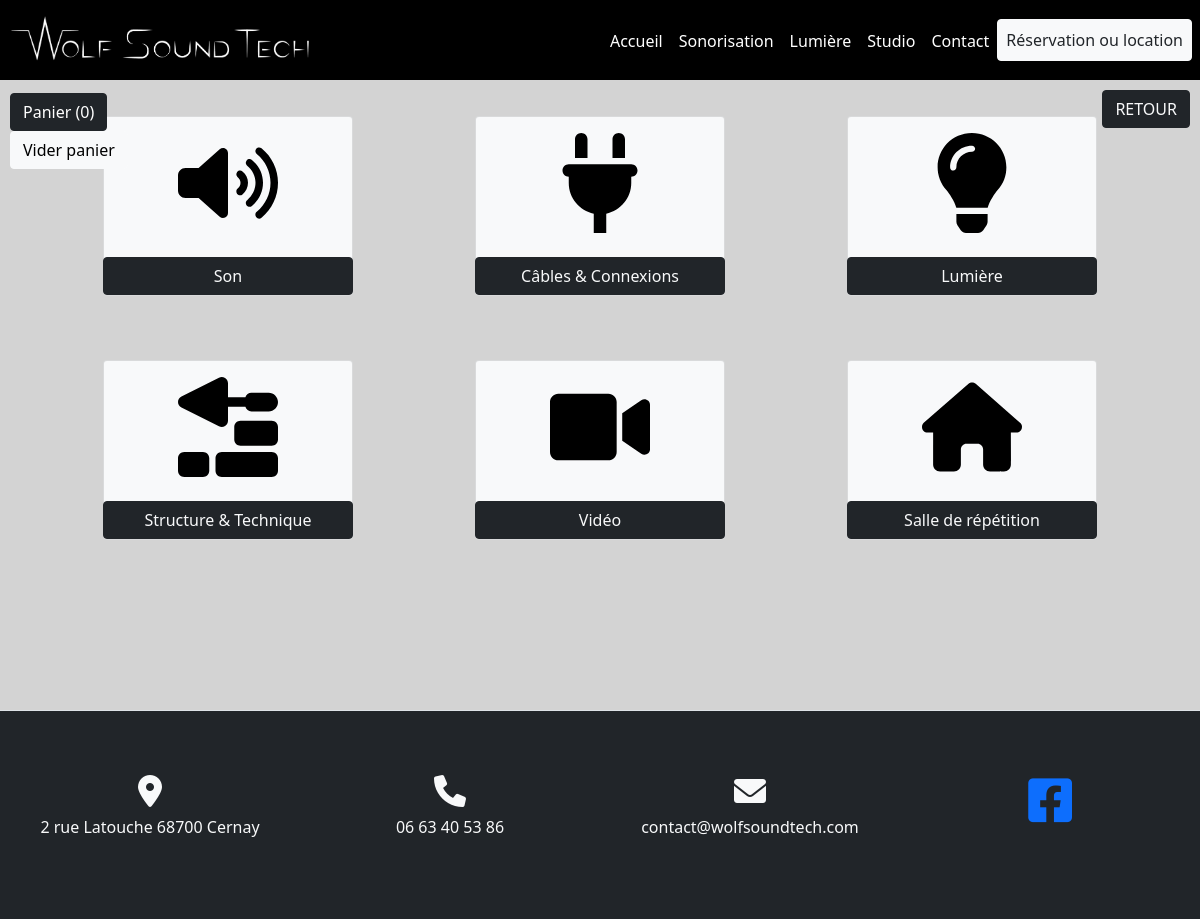
The app's page /index2.php with its own data.
### tables this page shows
CREATE TABLE `categorie` (
  `idCategorie` int NOT NULL,
  `libelleCat` varchar(50) NOT NULL,
  `imgCat` text NOT NULL,
  `webCat` varchar(50) NOT NULL
);

### classes/produits.php (called while the page is built, shortened)
<?php function afficherCat()
{
	if(require("config/connexion.php"))
	{
		$req=$access->prepare("SELECT libelleCat, imgCat, webCat FROM categorie");
        $req->execute();
        $data = $req->fetchAll(PDO::FETCH_OBJ);
        return $data;
	}
} ?>

### rub/reservation.php (the view, shortened to what this page needs)
<?php
require("classes/produits.php");
  $Categories=afficherCat();
?>
<div class="album mb-5 pb-5">
<a href="index.php" class="btn btn-dark text-decoration-none text-light" style="position: absolute;top: 90px;right: 10px; z-index : 1;">RETOUR</a>
      <div class="container">
        <div class="row row-cols-md-3 g-3 m-auto">
          <?php foreach($Categories as $categorie) { ?>
            <div class="col mb-md-5">
              <div class="card m-auto align-items-center pt-3 bg-light" style="width: 250px; height: 180px;">
              <a href="<?= 'index2.php?page='.$categorie->webCat ?>" class="streched-link text-decoration-none"><img src="<?= $categorie->imgCat ?>" class="card-img" style="width : 100px; height : 100px">
              <div class="card-body mt-2">
              <button class="btn btn-dark text-light" style="width: 250px"><?= substr($categorie->libelleCat, 0, 200) ?></button></a>
            </div>
          </div>
           </div>
          <?php } ?>

### index2.php (shortened to what this page needs)
<?php
if(isset($_GET['page'])) {
  $page = $_GET['page'];
} else {
  $page = 'reservation';
}?>
<!DOCTYPE html>
<html lang="en">
  <head>
    <?php
     include('rub/link.php');
     include('rub/link2.php'); ?>
  </head>
  <body style="background-color: lightgray;">
   <div id="conteneur" style="min-height: 76.2vh;">
  <?php
  include ('rub/header.php');
  include('rub/cart.php');
     if(file_exists('rub/'.$page.'.php')) {include('rub/'.$page.'.php');}
  include ('rub/footer.php'); ?>
  </body>
</html>

### rub/link.php (shortened to what this page needs)
<link
      href="https://cdn.jsdelivr.net/npm/bootstrap@5.1.3/dist/css/bootstrap.min.css"
      rel="stylesheet"
    />
    <link rel="stylesheet" type="text/css" href="css/style.css" />
    <link
      href="https://cdnjs.cloudflare.com/ajax/libs/font-awesome/6.0.0/css/all.min.css"
      rel="stylesheet"
    />

### rub/link2.php (shortened to what this page needs)
<link rel="stylesheet" href="style.css" />

### rub/header.php (shortened to what this page needs)
<header class="navbar navbar-dark navbar-expand-md fixed-top">
      <a href="index.php"
        ><img
          id="logo-big"
          src="images/logos/logo-alex-(complet-blanc).png"
          alt="logo du site"
          class="d-none d-md-block"
      /></a>
      <div
        class="collapse navbar-collapse justify-content-end"
        id="contenu-nav"
      >
        <ul class="navbar-nav me-2 align-items-end">
          <li class="nav-item">
            <a aria-current="page" href="index.php?page=onepage" class="nav-link">Accueil</a>
          </li>
          <li class="nav-item">
            <a href="index.php#sonorisation" class="nav-link">Sonorisation</a>
          </li>
          <li class="nav-item">
            <a href="index.php#lumiere" class="nav-link">Lumière</a>
          </li>
          <li class="nav-item">
            <a href="index.php#studio" class="nav-link">Studio</a>
          </li>
          <li class="nav-item">
            <a href="index.php#contact" class="nav-link">Contact</a>
          </li>
          <li class="nav-item">
          <a href="index2.php?page=reservation" class="btn btn-light nav-link text-dark" name="reservation">Réservation ou location</a>
          </li>
        </ul>
      </div>
    </header>

### rub/cart.php (shortened to what this page needs)
<nav class="navbar navbar-inverse bg-inverse bg-faded fixed-top" style="width:205px;margin-top: 85px;margin-left: 10px;">
      <div class="row">
        <div class="col">
          <button
            type="button"
            class="btn btn-dark"
            data-toggle="modal"
            data-target="#cart"
          >
            Panier (<span class="total-count"></span>)</button
          ><button class="clear-cart btn btn-light">Vider panier</button>
        </div>
      </div>
    </nav>

### rub/footer.php
<div class="col-12">
      <footer
        class="bg-dark d-flex flex-wrap justify-content-between align-items-center py-3 border-top text-light">
      <div class="row w-100 mx-auto">
            <div class="col-md-3 my-md-5 text-center">
              <i class="fas fa-map-marker-alt fa-2x mb-2 text-light"></i>
              <p>2 rue Latouche 68700 Cernay</p>
            </div>
            <div class="col-md-3 my-md-5 text-center">
              <i class="fas fa-phone fa-2x mb-2 text-light"></i>
              <p>06 63 40 53 86</p>
            </div>
            <div class="col-md-3 my-md-5 text-center">
              <i class="fas fa-envelope fa-2x mb-2 text-light"></i>
              <p>contact@wolfsoundtech.com</p>
            </div>
        <div class="col-md-3 my-md-5 text-center">
          <a
          class="text-muted"
          href="https://fr-fr.facebook.com/wolfsoundtech/"
          target="blank"
          >
          <i class="fa-brands fa-facebook-square text-primary"></i>
          </a>
        </div>
      </div>
      </footer>
    </div>

### css/style.css (style rules this page uses)
body { margin-top: 100px; }
.card { margin-bottom: 20px; }
header { background-color: black; height: 80px; }
header img { height: 50px; }
.navbar-expand-md .navbar-nav .nav-link { color: white; }
#contenu-nav { background-color: black; }
.fa-facebook-square { font-size: 50px; }

### records on screen
categorie: imgCat (picture), libelleCat "Son"
categorie: imgCat (picture), libelleCat "Câbles & Connexions"
categorie: imgCat (picture), libelleCat "Lumière"
categorie: imgCat (picture), libelleCat "Structure & Technique"
categorie: imgCat (picture), libelleCat "Vidéo"
categorie: imgCat (picture), libelleCat "Salle de répétition"
